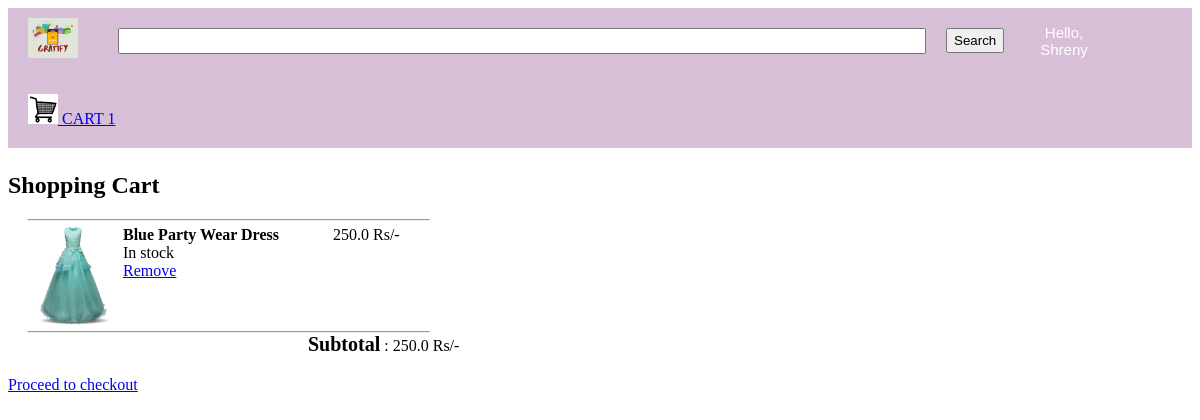
Page /cart (signed in) on the committed database.
### tables this page shows
CREATE TABLE users
		(userId INTEGER PRIMARY KEY,
		password TEXT,
		email TEXT,
		firstName TEXT,
		lastName TEXT,
		address1 TEXT,
		address2 TEXT,
		zipcode TEXT,
		city TEXT,
		state TEXT,
		country TEXT,
		phone TEXT
		);

CREATE TABLE products
		(productId INTEGER PRIMARY KEY,
		name TEXT,
		price REAL,
		description TEXT,
		image TEXT,
		stock INTEGER,
		categoryId INTEGER,
		FOREIGN KEY(categoryId) REFERENCES categories(categoryId)
		);

### home.py (the view)
@app.route("/cart")
def cart():
    if 'email' not in session:
        return redirect(url_for('loginForm'))
    loggedIn, firstName, noOfItems = getLoginDetails()
    email = session['email']
    with sqlite3.connect('gratify.db') as conn:
        cur = conn.cursor()
        cur.execute("SELECT userId FROM users WHERE email = ?", (email, ))
        userId = cur.fetchone()[0]
        cur.execute("SELECT products.productId, products.name, products.price, products.image FROM products, kart WHERE products.productId = kart.productId AND kart.userId = ?", (userId, ))
        products = cur.fetchall()
    totalPrice = 0
    for row in products:
        totalPrice += row[2]
    return render_template("cart.html", products = products, totalPrice=totalPrice, loggedIn=loggedIn, firstName=firstName, noOfItems=noOfItems)

### home.py (called while the page is built)
def getLoginDetails():
    with sqlite3.connect('gratify.db') as conn:
        cur = conn.cursor()
        if 'email' not in session:
            loggedIn = False
            firstName = ''
            noOfItems = 0
        else:
            loggedIn = True
            cur.execute("SELECT userId, firstName FROM users WHERE email = ?", (session['email'], ))
            userId, firstName = cur.fetchone()
            cur.execute("SELECT count(productId) FROM kart WHERE userId = ?", (userId, ))
            noOfItems = cur.fetchone()[0]
    conn.close()
    return (loggedIn, firstName, noOfItems)

### templates/cart.html (shortened to what this page needs)
<!DOCTYPE HTML>
<html>
<head>
<link rel="stylesheet" href={{url_for('static', filename='css/cart.css')}} />
<link rel="stylesheet" href={{url_for('static', filename='css/topStyle.css') }} />
</head>
<body>
<div id="title">
	<a href="/">
	<img id="logo" src= {{url_for('static', filename='images/logo.png') }} />
	</a>
	<form>
		<input id="searchBox" type="text" name="searchQuery">
		<input id="searchButton" type="submit" value="Search">
	</form>
	{% if not loggedIn %}
		<div id="signInButton">
			<a class="link" href="/loginForm">Sign In</a>
		</div>
	{% else %}
	<div class="dropdown">
		<button class="dropbtn">Hello, <br>{{firstName}}</button>
	</div>
	{% endif %}
	<div id="kart">
		<a class="link" href="/cart">
		<img src={{url_for('static', filename='images/shoppingCart.png')}} id="cartIcon" />
		CART {{noOfItems}}
		</a>
	</div>
</div>
<div id="cartItems">
	<h2>Shopping Cart</h2>
	<div id="tableItems">
		{% for row in products %}
		<div>
			<hr id="seperator">
			<div id="itemImage">
				<img src={{url_for('static', filename='uploads/'+row[3])}} id="image"/>
			</div>
			<div id="itemName">
				<span id="itemNameTag">{{row[1]}}</span><br>
				In stock<br>
				<a href="/removeFromCart?productId={{row[0]}}">Remove</a>
			</div>
			<div id="itemPrice">
				{{row[2]}} Rs/-
			</div>
		</div>
		{% endfor %}
		<hr id="seperator">
		<div id="total">
			<span id="subtotal">Subtotal</span> : {{totalPrice}} Rs/-
		</div>
	</div>
</div>
<a href="/checkout">Proceed to checkout</a>
</body>
</html>

### static/css/cart.css (style rules this page uses)
#tableItems { margin-left: 20px; margin-right: 20px; margin-top: 20px; margin-bottom: 20px; }
#itemImage { margin-left: 5px; margin-right: 5px; margin-top: 5px; margin-bottom: 5px; height: 100px; float: left; }
#itemName { margin-left: 5px; margin-right: 5px; margin-top: 5px; margin-bottom: 5px; height: 100px; width: 200px; float: left; }
#itemPrice { margin-left: 5px; margin-right: 5px; margin-top: 5px; margin-bottom: 5px; height: 100px; display: inline-block; }
#image { height: 100px; width: 80px; }
#seperator { margin: 0px; max-width: 400px; }
#total { padding-left: 280px; }
#itemNameTag { font-weight: bold; }
#subtotal { font-weight: bold; font-size: 20px; }

### static/css/topStyle.css (style rules this page uses)
#logo { height: 40px; width: 50px; margin-left: 20px; margin-top: 10px; margin-bottom: 10px; margin-right: 20px; float: left; }
#title { background-color: rgb(216,191,216); display: inline-block; width: 100%; }
#searchBox { height: 20px; width: 800px; margin-left: 20px; margin-top: 20px; margin-bottom: 20px; margin-right: 20px; float: left; font-size: 1.5em; }
#searchButton { height: 25px; margin-top: 20px; margin-bottom: 20px; margin-right: 20px; float: left; }
.dropbtn { background-color: rgb(216,191,216); color: white; padding: 16px; font-size: 15px; border: none; cursor: pointer; }
.dropdown { position: relative; float: left; }
#kart { color: white; margin-top: 20px; margin-bottom: 20px; margin-left: 20px; margin-right: 20px; float: left; }
#cartIcon { height: 30px; width: 30px; }

### rows in the picture
users: firstName "Shreny"
products: image (picture), name "Blue Party Wear Dress", price "250.0"

### other values in the picture
{{ noOfItems }} "1"
{{ totalPrice }} "250.0"
